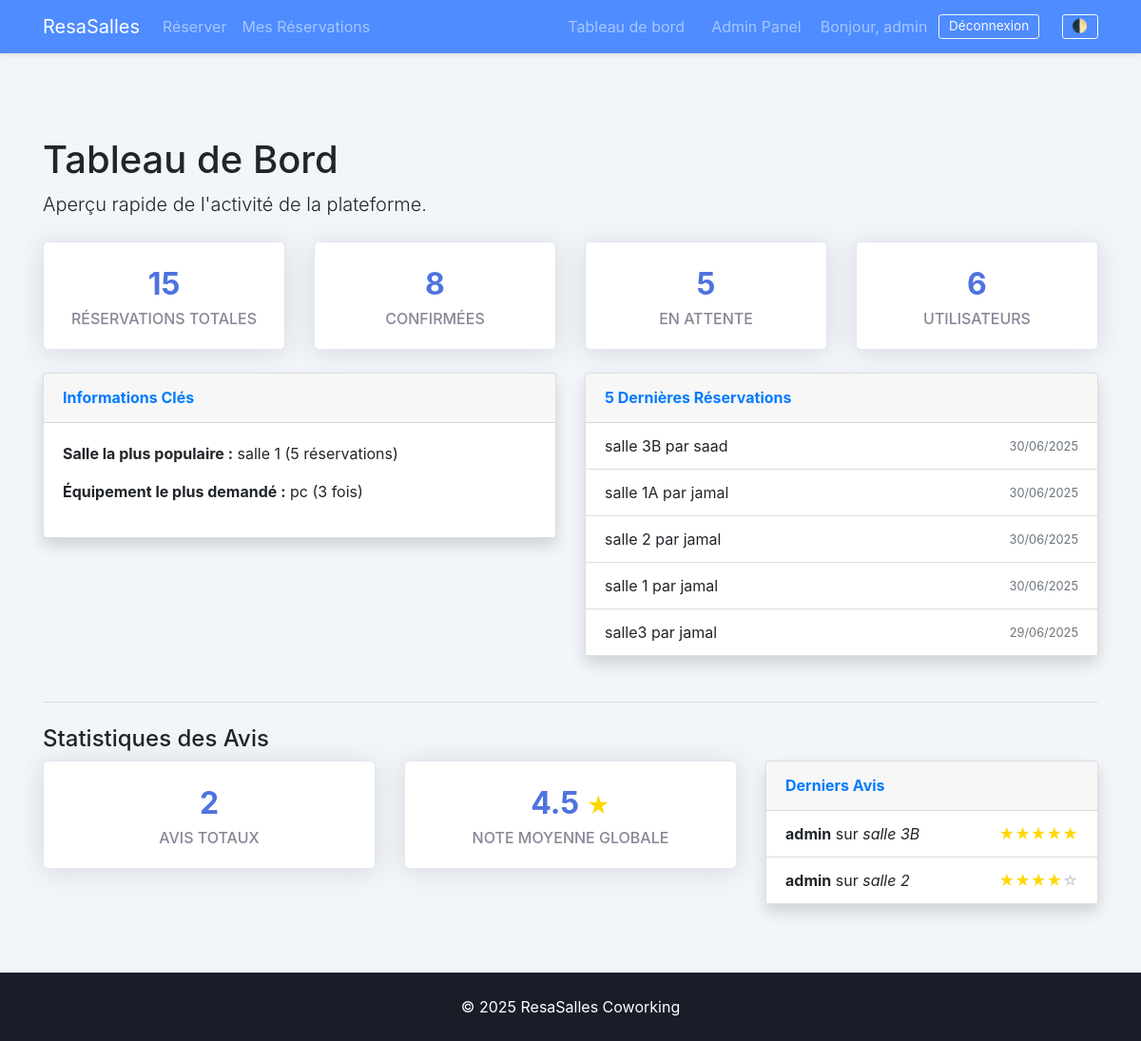
/dashboard/ (signed in), run on the app's committed database.
### booking/models.py (models this page shows, shortened)
class Room(models.Model):
    name = models.CharField(max_length=100, unique=True)
    capacity = models.IntegerField()
    description = models.TextField(blank=True, null=True)
    photo = models.ImageField(upload_to='room_photos/', blank=True, null=True)

class Booking(models.Model):
    STATUS_CHOICES = [
        ('PENDING', 'En attente'),
        ('CONFIRMED', 'Confirmee'),
        ('CANCELLED', 'Annulee'),
    ]
    room = models.ForeignKey(Room, on_delete=models.CASCADE, related_name='bookings')
    user = models.ForeignKey(User, on_delete=models.CASCADE, help_text="Utilisateur qui a fait la reservation")
    booked_by_name = models.CharField(max_length=100, help_text="Nom de la personne/entite qui reserve (si pas d'utilisateur connecte)")
    start_time = models.DateTimeField()
    end_time = models.DateTimeField()
    purpose = models.TextField(blank=True, null=True)
    equipments = models.ManyToManyField(Equipment, blank=True, help_text="Équipements sélectionnés pour cette réservation")
    status = models.CharField(max_length=10, choices=STATUS_CHOICES, default='PENDING')
    admin_notes = models.TextField(blank=True, null=True, help_text="Notes pour l'administrateur")
    created_at = models.DateTimeField(auto_now_add=True)
    updated_at = models.DateTimeField(auto_now=True)
    class Meta:
        ordering = ['start_time']

class Feedback(models.Model):
    RATING_CHOICES = [(i, str(i)) for i in range(1, 6)]
    booking = models.OneToOneField(Booking, on_delete=models.CASCADE, related_name='feedback', help_text="Réservation associée à cet avis")
    user = models.ForeignKey(User, on_delete=models.CASCADE, help_text="Utilisateur qui a laissé l'avis")
    rating = models.IntegerField(choices=RATING_CHOICES, help_text="Note de 1 à 5")
    comment = models.TextField(blank=True, null=True, help_text="Commentaire de l'utilisateur")
    created_at = models.DateTimeField(auto_now_add=True)
    class Meta:
        verbose_name = "Avis"
        verbose_name_plural = "Avis"
        ordering = ['-created_at']

### booking/views.py (the view)
# urls.py: path('dashboard/', DashboardView.as_view(), name='dashboard'),
class DashboardView(LoginRequiredMixin, UserPassesTestMixin, TemplateView):
    template_name = 'booking/dashboard.html'
    def test_func(self):
        return self.request.user.is_staff
    def get_context_data(self, **kwargs):
        context = super().get_context_data(**kwargs)
        context['page_title'] = "Tableau de Bord"
        context['total_bookings'] = Booking.objects.count()
        context['total_users'] = User.objects.count()
        context['total_rooms'] = Room.objects.count()
        context['confirmed_bookings'] = Booking.objects.filter(status='CONFIRMED').count()
        context['pending_bookings'] = Booking.objects.filter(status='PENDING').count()
        context['cancelled_bookings'] = Booking.objects.filter(status='CANCELLED').count()
        most_booked_room = Booking.objects.values('room__name').annotate(count=Count('room')).order_by('-count').first()
        context['most_booked_room'] = most_booked_room
        most_requested_equipment = Booking.objects.filter(equipments__isnull=False).values('equipments__name').annotate(count=Count('equipments')).order_by('-count').first()
        context['most_requested_equipment'] = most_requested_equipment
        context['recent_bookings'] = Booking.objects.order_by('-created_at')[:5]
        context['total_feedbacks'] = Feedback.objects.count()
        avg_rating = Feedback.objects.aggregate(Avg('rating'))['rating__avg']
        context['average_rating_overall'] = round(avg_rating, 2) if avg_rating else 'N/A'
        context['recent_feedbacks'] = Feedback.objects.select_related('user', 'booking__room').order_by('-created_at')[:5]
        return context

### booking/templates/booking/dashboard.html (shortened to what this page needs)
{% extends "booking/base.html" %}
{% block content %}
<h1>{{ page_title }}</h1>
<p class="lead mb-4">Aperçu rapide de l'activité de la plateforme.</p>
<div class="row">
    <div class="col-md-3">
        <div class="stat-card">
            <div class="stat-value">{{ total_bookings }}</div>
            <div class="stat-label">Réservations Totales</div>
        </div>
    </div>
    <div class="col-md-3">
        <div class="stat-card">
            <div class="stat-value">{{ confirmed_bookings }}</div>
            <div class="stat-label">Confirmées</div>
        </div>
    </div>
    <div class="col-md-3">
        <div class="stat-card">
            <div class="stat-value">{{ pending_bookings }}</div>
            <div class="stat-label">En Attente</div>
        </div>
    </div>
    <div class="col-md-3">
        <div class="stat-card">
            <div class="stat-value">{{ total_users }}</div>
            <div class="stat-label">Utilisateurs</div>
        </div>
    </div>
</div>
<div class="row">
    <div class="col-md-6">
        <div class="card shadow mb-4">
            <div class="card-header py-3">
                <h6 class="m-0 font-weight-bold text-primary">Informations Clés</h6>
            </div>
            <div class="card-body">
                <p><strong>Salle la plus populaire :</strong> {{ most_booked_room.room__name|default:"N/A" }} ({{ most_booked_room.count|default:0 }} réservations)</p>
                <p><strong>Équipement le plus demandé :</strong> {{ most_requested_equipment.equipments__name|default:"N/A" }} ({{ most_requested_equipment.count|default:0 }} fois)</p>
            </div>
        </div>
    </div>
    <div class="col-md-6">
        <div class="card shadow mb-4">
            <div class="card-header py-3">
                <h6 class="m-0 font-weight-bold text-primary">5 Dernières Réservations</h6>
            </div>
            <div class="card-body p-0">
                <ul class="list-group list-group-flush">
                    {% for booking in recent_bookings %}
                        <li class="list-group-item d-flex justify-content-between align-items-center">
                            {{ booking.room.name }} par {{ booking.booked_by_name }}
                            <small class="text-muted">{{ booking.created_at|date:"d/m/Y" }}</small>
                        </li>
                    {% empty %}
                        <li class="list-group-item">Aucune réservation.</li>
                    {% endfor %}
                </ul>
            </div>
        </div>
    </div>
</div>
<hr class="my-4">
<h2 class="h4">Statistiques des Avis</h2>
<div class="row">
    <div class="col-md-4">
        <div class="stat-card">
            <div class="stat-value">{{ total_feedbacks }}</div>
            <div class="stat-label">Avis Totaux</div>
        </div>
    </div>
    <div class="col-md-4">
        <div class="stat-card">
            <div class="stat-value">{{ average_rating_overall }} <span style="font-size: 1.5rem; color: #FFD700;">★</span></div>
            <div class="stat-label">Note Moyenne Globale</div>
        </div>
    </div>
    <div class="col-md-4">
        <div class="card shadow mb-4">
            <div class="card-header py-3">
                <h6 class="m-0 font-weight-bold text-primary">Derniers Avis</h6>
            </div>
            <div class="card-body p-0">
                <ul class="list-group list-group-flush">
                    {% for feedback in recent_feedbacks %}
                        <li class="list-group-item">
                            <strong>{{ feedback.user.username }}</strong> sur <em>{{ feedback.booking.room.name }}</em>
                            <span class="float-right">{% for i in "12345" %}{% if forloop.counter <= feedback.rating %}<span style="color: #FFD700;">★</span>{% else %}<span style="color: #ccc;">☆</span>{% endif %}{% endfor %}</span>
                        </li>
                    {% empty %}
                        <li class="list-group-item">Aucun avis pour le moment.</li>
                    {% endfor %}
                </ul>
            </div>
        </div>
    </div>
</div>
{% endblock %}

### booking/templates/booking/base.html (shortened to what this page needs)
<!DOCTYPE html>
<html lang="fr">
<head>
  <link href="https://stackpath.bootstrapcdn.com/bootstrap/4.5.2/css/bootstrap.min.css" rel="stylesheet" />
</head>
<body>
  <nav class="navbar navbar-expand-lg navbar-dark fixed-top">
    <div class="container">
      <a class="navbar-brand" href="{% url 'room_list' %}">ResaSalles</a>
      <div class="collapse navbar-collapse" id="navbarNav">
        <ul class="navbar-nav mr-auto">
          {% if user.is_authenticated %}
          <li class="nav-item">
            <a class="nav-link" href="{% url 'create_booking' %}">Réserver</a>
          </li>
          <li class="nav-item">
            <a class="nav-link" href="{% url 'my_bookings' %}">Mes Réservations</a>
          </li>
          {% endif %}
        </ul>
        <ul class="navbar-nav ml-auto">
          {% if user.is_authenticated %}
            {% if user.is_staff %}
            <li class="nav-item">
              <a class="nav-link" href="{% url 'dashboard' %}">Tableau de bord</a>
            </li>
            <li class="nav-item">
              <a class="nav-link" href="{% url 'admin:index' %}" target="_blank">Admin Panel</a>
            </li>
            {% endif %}
            <li class="nav-item">
              <span class="navbar-text">Bonjour, {{ user.username }}</span>
            </li>
            <li class="nav-item">
              <form method="post" action="{% url 'logout' %}">
                <button type="submit" class="btn btn-outline-light btn-sm">Déconnexion</button>
              </form>
            </li>
          {% endif %}
          <li class="nav-item">
            <button id="toggleMode" class="btn btn-sm btn-theme"> 🌓 </button>
          </li>
        </ul>
      </div>
    </div>
  </nav>
  <main class="container mt-5 pt-3">
    {% block content %}{% endblock %}
  </main>
  <footer class="text-center mt-5 py-4">
    <p class="mb-0">© {% now "Y" %} ResaSalles Coworking</p>
  </footer>
</body>
</html>

### booking/templates/booking/base.html (style rules this page uses)
body { padding-top: 80px; background-color: #f2f6fa; color: #212529; transition: background-color 0.3s, color 0.3s; }
.navbar { background-color: #4E8CFF; box-shadow: 0 2px 6px rgba(0,0,0,0.1); transition: background-color 0.3s; }
.navbar-nav .nav-item, .navbar-nav .nav-link, .navbar-text, .navbar form { display: flex; align-items: center; margin-bottom: 0; }
.navbar-nav.ml-auto { display: flex; align-items: center; gap: 0.75rem; }
.navbar .btn-sm { line-height: 1; padding: 0.35rem 0.6rem; font-size: 0.85rem; }
.btn-theme { border: 1px solid white; margin-left: 0.75rem; }
footer { background-color: #1A1C28; color: white; transition: background-color 0.3s; }

### booking/templates/booking/dashboard.html (style rules this page uses)
.stat-card { background-color: #fff; border: 1px solid #e3e6f0; border-radius: .35rem; padding: 1.25rem; margin-bottom: 1.5rem; box-shadow: 0 .15rem 1.75rem 0 rgba(58,59,69,.15)!important; text-align: center; }
.stat-card .stat-value { font-size: 2rem; font-weight: 700; color: #4e73df; }
.stat-card .stat-label { font-size: 1rem; font-weight: 500; color: #858796; text-transform: uppercase; }

### data on the page
Room: room__name "salle 1"
Booking: room.name "salle 3B", booked_by_name "saad", created_at "30/06/2025"
Booking: room.name "salle 1A", booked_by_name "jamal", created_at "30/06/2025"
Booking: room.name "salle 2", booked_by_name "jamal", created_at "30/06/2025"
Booking: room.name "salle 1", booked_by_name "jamal", created_at "30/06/2025"
Booking: room.name "salle3", booked_by_name "jamal", created_at "29/06/2025"
Feedback: user.username "admin", booking.room.name "salle 3B", rating 5 (drawn)
Feedback: user.username "admin", booking.room.name "salle 2", rating 4 (drawn)

### other printed values
{{ user.username }} "admin"
{{ page_title }} "Tableau de Bord"
{{ total_bookings }} "15"
{{ confirmed_bookings }} "8"
{{ pending_bookings }} "5"
{{ total_users }} "6"
{{ most_booked_room.count|default:0 }} "5"
{{ most_requested_equipment.equipments__name|default:"N/A" }} "pc"
{{ most_requested_equipment.count|default:0 }} "3"
{{ total_feedbacks }} "2"
{{ average_rating_overall }} "4.5"
